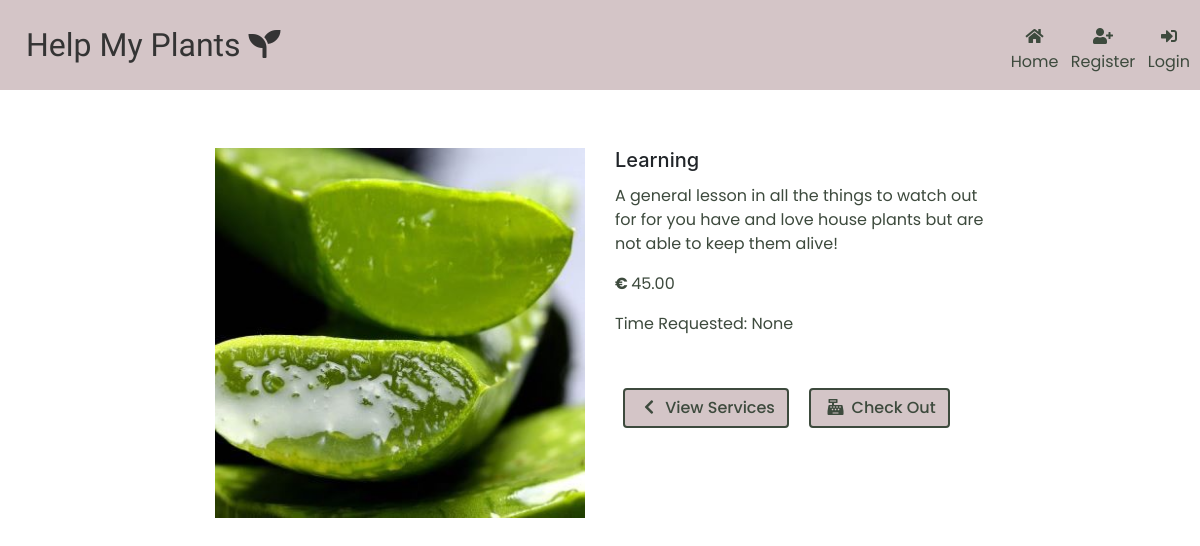
Page /services/4/ on the committed database.
### services/models.py (models this page shows, shortened)
class Service(models.Model):
    name = models.CharField(max_length=254)
    description = models.TextField()
    time_slot = models.DateField(null=True, blank=True)
    price = models.DecimalField(max_digits=6, decimal_places=2)
    image = models.ImageField(null=True, blank=True)

### services/views.py (the view)
# urls.py: path('<int:service_id>/', views.service_detail, name='service_detail'),
def service_detail(request, service_id):
    service = get_object_or_404(Service, pk=service_id)
    context = {
        'service': service,
    }
    return render(request, 'services/service_detail.html', context)

### services/templates/services/service_detail.html (shortened to what this page needs)
{% extends "base.html" %}
{% load static %}
{% block page_header %}
<div class="container-fluid header-container">
</div>
{% endblock %}
{% block content %}
<div class="container-fluid content-container">
  <div class="row">
    <div class="col-12 col-md-6 col-lg-4 offset-lg-2">
      <div class="image-container my-5">
        {% if service.image %}
        <a href="{{ service.image.url }}" target="_blank">
          <img src="{{ service.image.url }}" class="img-fluid" alt="{{ service.name }}">
        </a>
        {% else %}
        <a href="">
          <img src="{{ MEDIA_URL }}no-image.png" class="img-fluid" alt="{{ service.name }}">
        </a>
        {% endif %}
      </div>
    </div>
    <div class="col-12 col-md-6 col-lg-4">
      <div class="product-details-container mb-5 mt-md-5">
        <h5 class="card-title">{{ service.name}}</h5>
        <p class="text-content">{{ service.description }}</p>
        <p class="text-content"><strong>€ </strong>{{ service.price }}</p>
        <p class="text-content">Time Requested: {{ service.time_slot }}</p>
      </div>
      <a href="{% url 'services' %}" class="btn my-1 mx-2">
        <span class="icon">
            <i class="fas fa-chevron-left"></i>
        </span>
        <span class="text-content">View Services</span>
    </a>
    <a href="#" class="btn my-1 mx-2">
      <span class="icon">
        <i class="fas fa-cash-register"></i>
      </span>
      <span class="text-content">Check Out</span>
  </a>
    </div>
  </div>
</div>
{% endblock %}

### static/css/base.css (style rules this page uses)
:root { --main-text-color: #3D4A3D; --headers: #343434; --color1:#138A36; --color2:#D4C5C7; }
html { height: 100%; }
body { height: calc(100vh - 164px); }
.header-container { padding: 10px; background-color: var(--color2); position: fixed; top: 0; right: 0; left: 0; z-index: 1000; color: var(--headers); }
.content-container { padding-top: 100px; }
.text-content { color: var(--main-text-color); font-family: 'Poppins', sans-serif; font-size:1rem; }
.icon { align-items: center; display: inline-flex; justify-content: center; height: 1rem; width: 1.5rem; }
.btn { border: 2px solid var(--main-text-color); color: var(--main-text-color); background-color: var(--color2); font-family: 'Poppins', sans-serif; font-weight: 500; }

### rows in the picture
Service: image (picture), name "Learning", description "A general lesson in all the things to watch out for for you have and love house plants but are not able to keep them alive!", price "45.00", time_slot "None"
